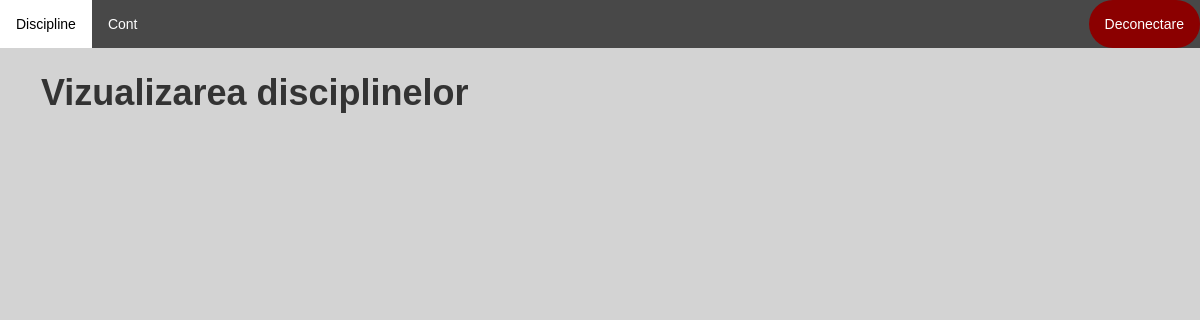
The app's page / (signed in), older data.
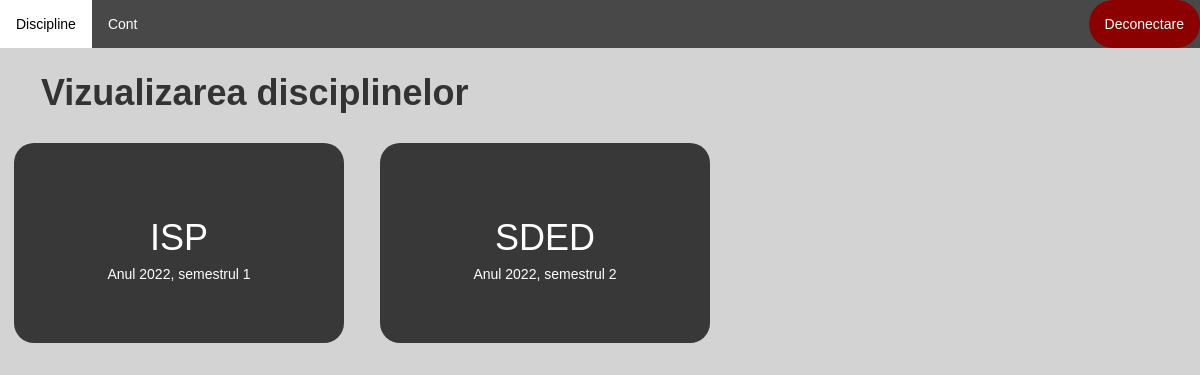
The same page, newer data.
### application/models.py (models this page shows)
class Disciplina(models.Model):
    id = models.AutoField(primary_key=True)
    nume = models.CharField(max_length=100)
    profesor = models.ForeignKey(User, on_delete=models.CASCADE)
    an_universitar = models.IntegerField(null=True)
    semestru = models.IntegerField(null=True)

### application/views.py (the view)
# urls.py: path('', application_views.dashboard, name='dashboard'),
@login_required(login_url='login')
def dashboard(request):
    context = create_context(request)
    user_projects = Proiect.objects.all().filter(profesor=request.user)
    discipline = Disciplina.objects.all()
    context['projects'] = user_projects
    context['discipline'] = discipline
    return render(request, 'application/dashboard.html', context)

### application/functions.py (called while the page is built)
def get_user_info(request):
    user = request.user
    user_groups = [group.name for group in user.groups.all()]
    if 'admin' in user_groups:
        user_type = 'admin'
    elif 'studenti' in user_groups:
        user_type = 'student'
    else:
        user_type = 'profesor'
    out = {'user': user,
           'user_groups': user_groups,
           'user_type': user_type
           }
    return out

def create_context(request=None, extract_user_info=True):
    if extract_user_info and not request:
        raise ValueError("request must be set if extract_user_info is True")
    out = {}
    if extract_user_info:
        out.update(get_user_info(request))
    return out

### application/templates/application/dashboard.html (shortened to what this page needs)
{% extends 'application/main_layout_application.html' %}
{% load static %}
{% block article %}
    <link rel="stylesheet" href="{% static 'application/dashboard.css' %}">
    {% if 'profesori' in user_groups %}
        <h1><b>Vizualizarea disciplinelor</b></h1>
        <br>
        <div class="row">
            {% for disciplina in discipline %}
                {% if disciplina.profesor == request.user %}
                    <div class="col-sm-6"
                         style="background-color: #383838; width: 330px; height: 200px; border-radius: 20px; margin-right: 6vh; margin-left: -1.5vh; padding-top: 5px; margin-bottom: 5px">
                        <div class="card">
                            <div class="card-body" style="margin-top: 5px">
                                <h1 class="card-title" style="text-align: center; padding-top: 50px"><a href="{% url 'vizualizareDisciplina' disciplina.id %}"
                                                                                                    style="color: white;">{{ disciplina.nume }}</a></h1>
                                    <h5 class="card-title" style="text-align: center; color: white">Anul {{ disciplina.an_universitar }}, semestrul {{ disciplina.semestru }}</h5>
                                <br>
                            </div>
                        </div>
                    </div>
                {% endif %}
            {% endfor %}
        </div>
    {% endif %}
{% endblock %}

Row changes from the older to the newer data that the page shows:
added Disciplina: nume "ISP", an_universitar "2022", semestru "1"
added Disciplina: nume "SDED", an_universitar "2022", semestru "2"
